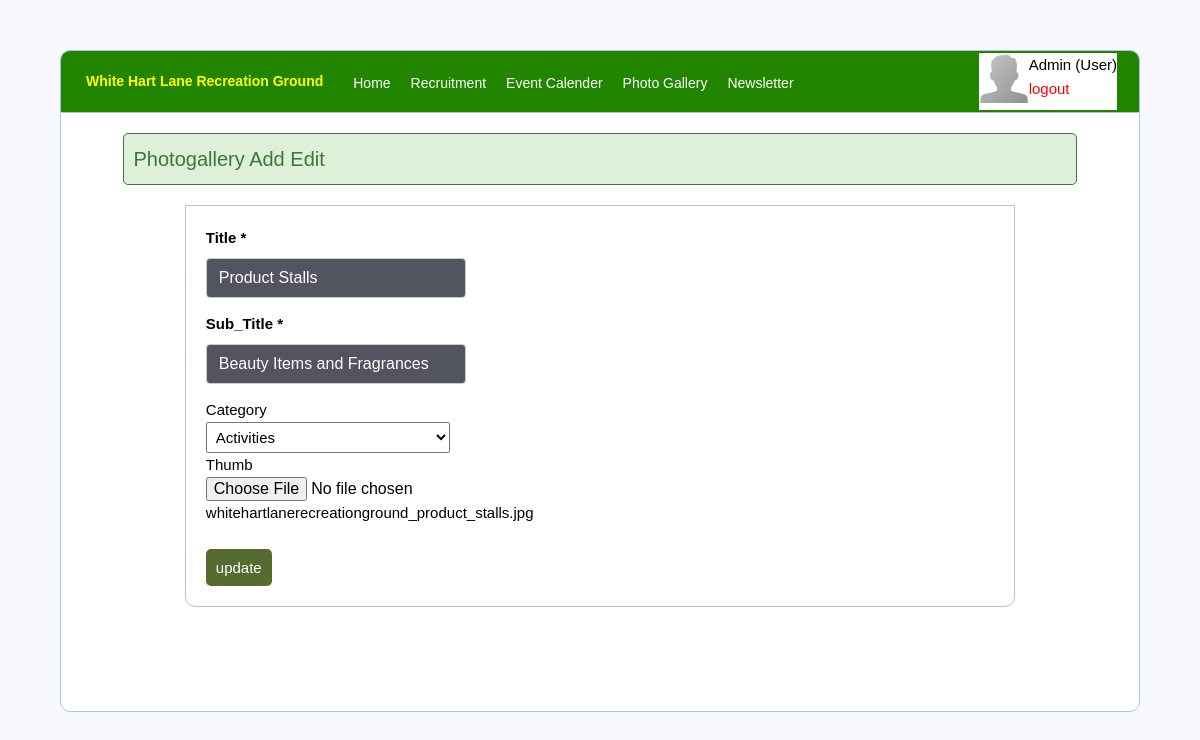
/admin/photogallery_add_edit.php?edit=6 (signed in), run on the app's committed database.
### tables this page shows
CREATE TABLE `photogallery` (
  `id` int(11) NOT NULL,
  `title` varchar(255) NOT NULL,
  `sub_title` varchar(255) NOT NULL,
  `thumb` varchar(255) NOT NULL,
  `image` varchar(255) NOT NULL,
  `category` varchar(255) NOT NULL
);

### admin/photogallery_add_edit.php (the view, shortened to what this page needs)
<?php
include('functions.php');
	if(isset($_REQUEST['edit']) and !empty($_REQUEST['edit']))
	{
		$update = $_REQUEST['edit'];
	$record = mysqli_query($db, "SELECT * FROM photogallery WHERE id=$update");
		if (count($record) == 1 ) {
			$n = mysqli_fetch_array($record);
			$title = $n['title'];
			$sub_title = $n['sub_title'];
			$thumb = $n['thumb'];
			$category = $n['category'];
		}
	}
?>
<!DOCTYPE html>
<html>
<head>
	<link rel="stylesheet" type="text/css" href="style.css">
	<link rel="stylesheet" type="text/css" href="../css/styles.css">
</head>
<body>
	<div class="header" style="width:90%;">
		<div class="row">
				<div class="navbar-header page-scroll">
					<a class="navbar-brand page-scroll" href="index.php" style="color:yellow; "><p style="font-size:14px; padding-left:25px;"><strong>White Hart Lane Recreation Ground</strong></p></a>
				</div>
				<div class="navbar-collapse collapse" id="myNavbar">
					<ul class="nav navbar-nav navbar-right" style="list-style-type:none;color:#fff; font-size:14px;float:left !important; padding-top:20px; padding-left:10px;">
			<li class="active"><a class="page-scroll" href="home.php" >Home</a></li>
			<li class="active"><a class="page-scroll" href="recruitment.php">Recruitment</a></li>
                        <li class="active"><a class="page-scroll" href="event_calender.php">Event Calender</a></li>
                        <li class="active"><a class="page-scroll" href="photo_gallery.php">Photo Gallery</a></li>
                        <li class="active"><a class="page-scroll" href="newsletter.php">Newsletter</a></li>
					</ul>
				<?php  if (isset($_SESSION['user'])) : ?>
					<table style="float:right;padding-right:20px; width:auto !important; margin:0px; border-collapse:inherit;"><tr><td style="background-color:#fff;">
					<img src="images/user_profile.png" style="height:50px; width:50px;" >
						<div  style="color:#000; float:right; margin-right:0px; text-align:left;"><?php echo ucfirst($_SESSION['user']['username']); ?> (<?php echo ucfirst($_SESSION['user']['user_type']); ?>)<br><a href="index.php?logout='1'" style="color: red;">logout</a></div>
					</td></tr></table>
				<?php endif ?>
				    </div>
				</div>
		</div>
	<div class="content" style="width:90%; height:600px;">
			<div class="error success" >
				<h5>
					<?php
						echo "Photogallery Add Edit";
					?>
				</h5>
			</div>
<form method="post" action="server.php" enctype="multipart/form-data" >
	<span><strong style="color:#000;">Title *</strong></span>
		<div class="form-group" style="width:33%;">
		<input type="text" class="form-control-input" id="title"  name="title"  placeholder="Title"
		value = '<?php if(isset($title) and !empty($title)){ echo $title;} ?>' required width="31%">
		</div>
	<span><strong style="color:#000;">Sub_Title *</strong></span>
		<div class="form-group" style="width:33%;">
		<input type="text" class="form-control-input" id="sub_title"  name="sub_title"  placeholder="Title"
		value = '<?php if(isset($sub_title) and !empty($sub_title)){ echo $sub_title;} ?>' required width="31%">
		</div>
	<div class="form-group" style="width:31%;vertical-align: top;">
		<label style="color:#000;" >Category</label>
        <select id="category" name="category" class="input-group" style="width:100%; font-size:15px; padding:5px; margin:0px;" >
			<option value="activities" <?php if($category=='activities'){ echo "selected";}  ?> > Activities </option>
		</select>
	</div>
	<div class="form-group" style="width:31%;vertical-align: top; color:#000;">
		<label>Thumb</label>
		<input type="file" name="thumb" id="thumb" style="font-size:16px;"> <?php if(isset( $thumb) and !empty( $thumb)) { echo $thumb ;} ?>
	</div>
	<div class="form-group">
		<?php if ($update == true): ?>
			<br/> <button class="btn" type="submit" name="update" style="background: #556B2F;" >update</button>
		<?php else: ?>
			<button class="btn" type="submit" name="save" >Save</button>
		<?php endif ?>
	</div>
</form>
	</div>
</body>
</html>

### admin/style.css (style rules this page uses)
* { margin: 0px; padding: 0px; }
body { font-size: 120%; background: #F8F8FF; }
.page-scroll { color:#fff; text-decoration:none; }
.active { padding:0px 10px; }
body { color:#000; font-size:15px !important; }
.header { width: 80%; margin: 50px auto 0px; color: white; background: #228500; text-align: center; border: 1px solid #B0C4DE; border-bottom: none; border-radius: 10px 10px 0px 0px; padding: 0px; }
form, .content1 { width: 50%; margin: 0px auto; padding: 20px; border: 1px solid #B0C4DE; background: white; border-radius: 0px 0px 10px 10px; }
form, .content { width: 80%; margin: 0px auto; padding: 20px; border: 1px solid #B0C4DE; background: white; border-radius: 0px 0px 10px 10px; }
.input-group { margin: 10px 0px 10px 20px; }
.btn { padding: 10px; font-size: 15px; color: white; background: #5F9EA0; border: none; border-radius: 5px; }
.error { width: 92%; margin: 0px auto; padding: 10px; border: 1px solid #a94442; color: #a94442; background: #f2dede; border-radius: 5px; text-align: left; }
.success { color: #3c763d; background: #dff0d8; border: 1px solid #3c763d; margin-bottom: 20px; }

### css/styles.css (style rules this page uses)
body { color: #fff; font: 300 16px/1.6em "Ubuntu", sans-serif; }
h5 { font: 500 20px/1.5em "Ubuntu", sans-serif; }
p { font: 300 16px/1.6em "Ubuntu", sans-serif; }
a { color: #fff000; text-decoration: none; }
.form-control-input { height: 40px; width: 100%; padding-left: 10px; background-color: #52555f; border: 1px solid #52555f; border-radius: 4px; color: #fff; font: 300 16px/1.6em "Ubuntu", sans-serif; -webkit-appearance: none; }
.navbar-header { float: none; }
.navbar-left,.navbar-right { float: none !important; }
.navbar-nav > li { float: none; }
.navbar-right { margin-right: 0px; }
.navbar-nav > li > a { padding-top: 10px; padding-bottom: 10px; }
.header { position: relative; overflow: hidden; min-height: 100%; width: 100%; }
.header p { margin-top: 20px; margin-right: 10px; font: 300 20px/1.5em "Ubuntu", sans-serif; text-align: center; }
@media (min-width: 992px) { .navbar-header { float: left; } }
@media (min-width: 992px) { .navbar-left, .navbar-right { float: right !important; } }
@media (min-width: 992px) { .navbar-nav > li { float: left; } }
@media (min-width: 992px) { .header p { text-align: left; } }
* { box-sizing:border-box }
form { border: 4px solid none; }
input[type=text], input[type=submit] { width: 100%; padding: 12px; margin: 8px 0; display: inline-block; border: 1px solid #ccc; box-sizing: border-box; }

### data on the page
photogallery: title "Product Stalls", sub_title "Beauty Items and Fragrances", category "Activities", thumb "whitehartlanerecreationground_product_stalls.jpg"

### other printed values
$_SESSION['user']['username'] "Admin"
$_SESSION['user']['user_type'] "User"
